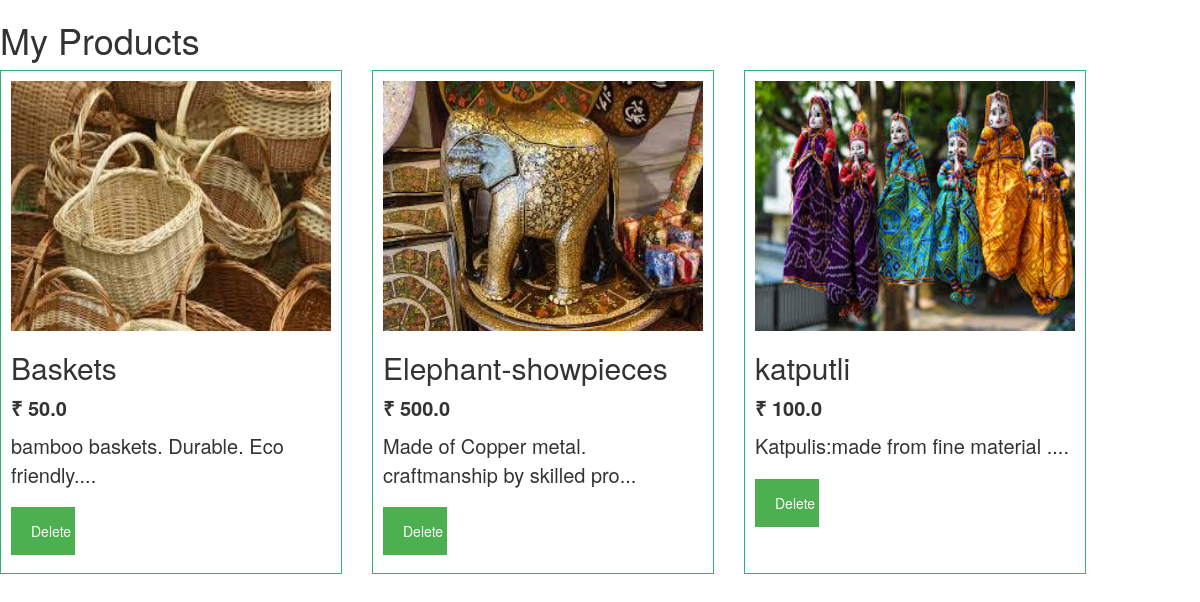
Page /accounts/it/ (signed in) on the committed database.
### main/models.py (models this page shows)
class Product(models.Model):
	image = models.ImageField()
	product= models.CharField(max_length=150)
	description = models.TextField()
	rate = models.CharField(max_length=150)
	date = models.DateTimeField(auto_now_add=True)
	Quantity = models.CharField(max_length=30)
	seller = models.ForeignKey(User,default=None,on_delete=models.CASCADE,null=False,related_name='userrel')
	def snippet(self):
		return self.description[:50]+'...'

### main/views.py (the view)
# urls.py: path('it/',views.myproduct,name='list'),
def myproduct(request):
		current_user=request.user
		print(current_user.id)
		productor=Product.objects.filter(seller=current_user)
		return render(request,'main/myproducts.html',{'productor':productor})

### templates/main/myproducts.html (shortened to what this page needs)
<!DOCTYPE html>
{%load static%}
<html lang="en">
<head>
	<link rel="stylesheet" type="text/css" href="https://maxcdn.bootstrapcdn.com/bootstrap/3.3.7/css/bootstrap.min.css" >
	<link rel="stylesheet" href="https://cdnjs.cloudflare.com/ajax/libs/font-awesome/4.7.0/css/font-awesome.min.css">
	<link rel="stylesheet" href="{% static "css/home.css"%}">
	</head>
	<body>
	<h1>My Products</h1>
		 <div class="allproducts" style="display:grid; grid-template-columns: 1fr 1fr 1fr 1fr 1fr; grid-gap:30px;">
      	{% for product_inst in productor %}
      	<div class="product" style=" padding:10px; border:1px solid rgb(52,180,116); position:relative;">
      		<img src="{{product_inst.image.url}}" width=320px height=250px/>
      		<h2>{{product_inst.product}}</h2>
      		<p style="font-size:20px;"><b>&#x20b9; {{product_inst.rate}}</b></p>
      		<p style="font-color:grey;font-size:20px;">{{product_inst.snippet}}</p>
			<button >Delete</button>
      	</div>
      	{%endfor%}
      </div>

### static/css/home.css (style rules this page uses)
body { background-color : margin:0px; }
button { background-color: #4CAF50; color: white; padding: 14px 20px; margin: 8px 0; border: none; cursor: pointer; width: 20%; }

### rows in the picture
Product: image (picture), product "Baskets", rate "50.0", snippet "bamboo baskets. Durable. Eco friendly...."
Product: image (picture), product "Elephant-showpieces", rate "500.0", snippet "Made of Copper metal. craftmanship by skilled pro..."
Product: image (picture), product "katputli", rate "100.0", snippet "Katpulis:made from fine material ...."
